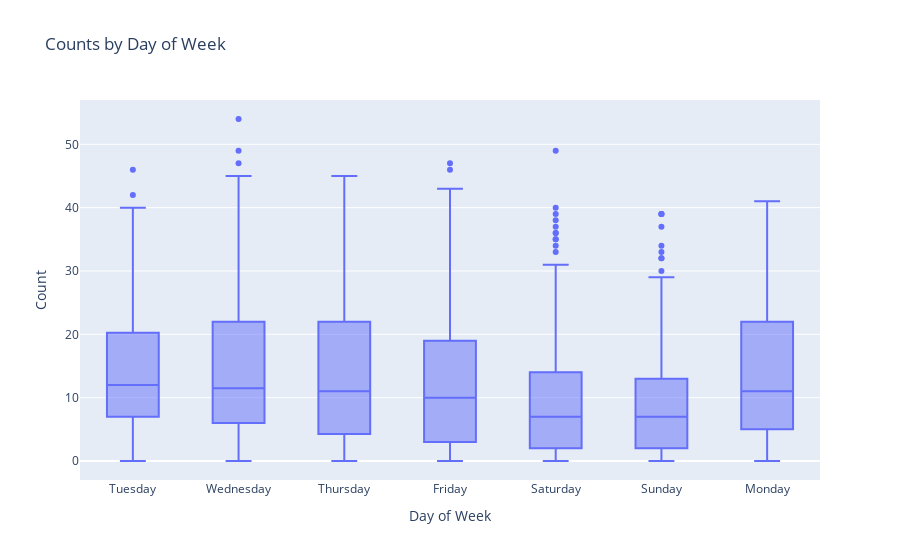

Here is the notebook cell this chart was saved with:
### Code cell
# Counts Over Time --> if the day of the week has any impact on the counts
fig = go.Figure()
fig.add_trace(
    go.Box(
        x=data_df["day_of_week_name"], y=data_df["car_count"], name="Counts by Day of Week"
    )
)
fig.update_layout(
    title_text="Counts by Day of Week", xaxis_title="Day of Week", yaxis_title="Count"
)
fig.show()

### Figure 1 — Plotly figure (JSON) as saved in the notebook; plotly's stock layout.template omitted (floating-point values rounded to 4 significant figures; data arrays with more than 128 entries replaced by an {"elided": "..."} marker saying what was removed)
{"data": [{"name": "Counts by Day of Week", "type": "box", "x": {"elided": "1831 str values"}, "y": {"elided": "1831 int values"}}], "layout": {"title": {"text": "Counts by Day of Week"}, "xaxis": {"title": {"text": "Day of Week"}}, "yaxis": {"title": {"text": "Count"}}}}
